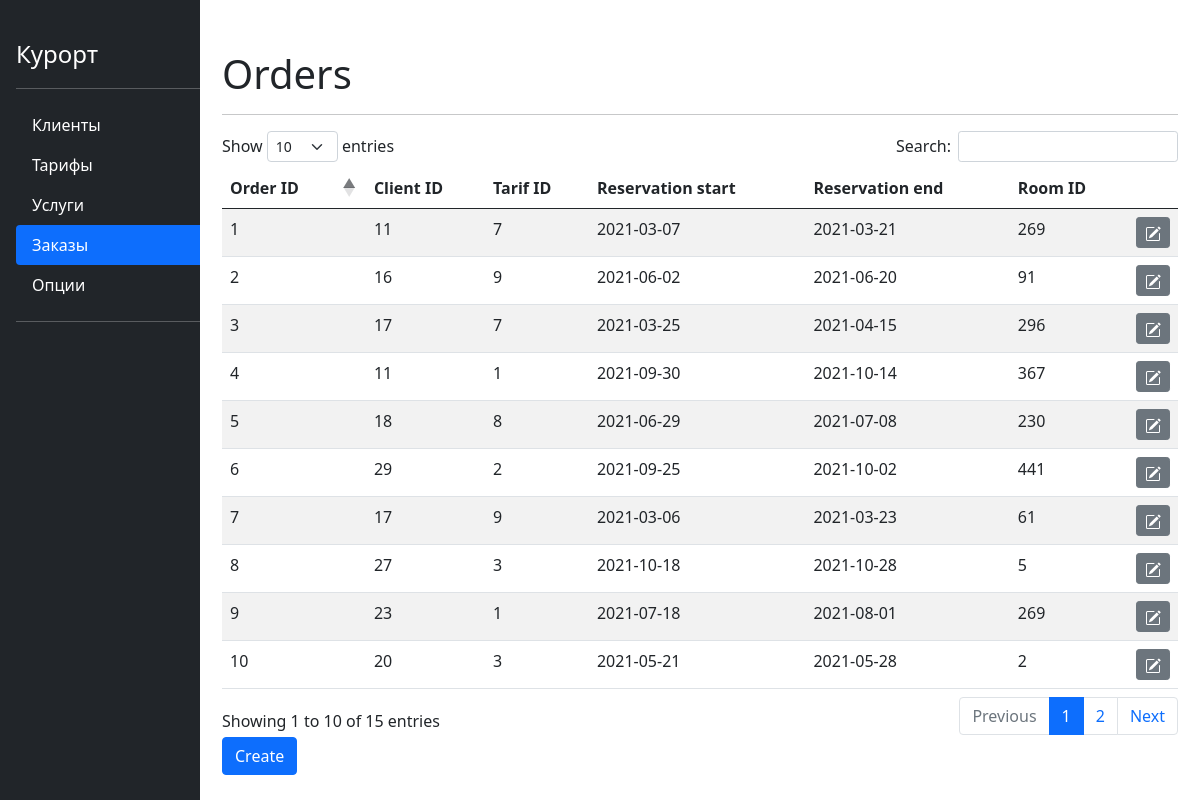
The page /orders on the database its author committed.
### tables.py (models this page shows)
class Orders(db.Model):
    id = db.Column(db.Integer, primary_key=True, nullable=False, autoincrement=True)
    client_id = db.Column(db.Integer, db.ForeignKey('clients.id'), nullable=False)
    tarif_id = db.Column(db.Integer, db.ForeignKey('tarifs.id'), nullable=False)
    start_reserv = db.Column(db.Date, nullable=False)
    ends_reserv = db.Column(db.Date, nullable=False)
    room_id = db.Column(db.Integer, nullable=False)
    relation_clients = db.relationship("Clients")
    relation_tarifs = db.relationship("Tarifs")

### main.py (the view)
@app.route('/orders')
def orders():
    orders = Orders.query
    return render_template('/tables/orders.html', title='Orders', orders=orders)

### templates/tables/orders.html (shortened to what this page needs)
{% extends "base.html" %}
{% block content %}
  <table id="data" class="table table-striped">
    <thead>
      <tr>
        <th>Order ID</th>
        <th>Client ID</th>
        <th>Tarif ID</th>
        <th>Reservation start</th>
        <th>Reservation end</th>
        <th>Room ID</th>
        <th class="edit-th"></th>
      </tr>
    </thead>
    <tbody>
      {% for order in orders %}
        <tr>
          <td>{{ order.id }}</td>
          <td>{{ order.client_id  }}</td>
          <td>{{ order.tarif_id }}</td>
          <td>{{ order.start_reserv }}</td>
          <td>{{ order.ends_reserv }}</td>
          <td>{{ order.room_id }}</td>
          <td class="edit">
            <a href="info/order/{{order.id}}" type="button" class="btn btn-secondary btn-sm">
            </a>
          </td>
        </tr>
      {% endfor %}
    </tbody>
  </table>
  <a href="/form/order" type="input" class="btn btn-primary">Create</a>
{% endblock %}

### static/css/main.css (style rules this page uses)
.edit-th { width: 15px; }

### rows shown on the page
Orders: id "1", client_id "11", tarif_id "7", start_reserv "2021-03-07", ends_reserv "2021-03-21", room_id "269"
Orders: id "2", client_id "16", tarif_id "9", start_reserv "2021-06-02", ends_reserv "2021-06-20", room_id "91"
Orders: id "3", client_id "17", tarif_id "7", start_reserv "2021-03-25", ends_reserv "2021-04-15", room_id "296"
Orders: id "4", client_id "11", tarif_id "1", start_reserv "2021-09-30", ends_reserv "2021-10-14", room_id "367"
Orders: id "5", client_id "18", tarif_id "8", start_reserv "2021-06-29", ends_reserv "2021-07-08", room_id "230"
Orders: id "6", client_id "29", tarif_id "2", start_reserv "2021-09-25", ends_reserv "2021-10-02", room_id "441"
Orders: id "7", client_id "17", tarif_id "9", start_reserv "2021-03-06", ends_reserv "2021-03-23", room_id "61"
Orders: id "8", client_id "27", tarif_id "3", start_reserv "2021-10-18", ends_reserv "2021-10-28", room_id "5"
Orders: id "9", client_id "23", tarif_id "1", start_reserv "2021-07-18", ends_reserv "2021-08-01", room_id "269"
Orders: id "10", client_id "20", tarif_id "3", start_reserv "2021-05-21", ends_reserv "2021-05-28", room_id "2"

### other values the page prints
{{ title }} "Orders"
